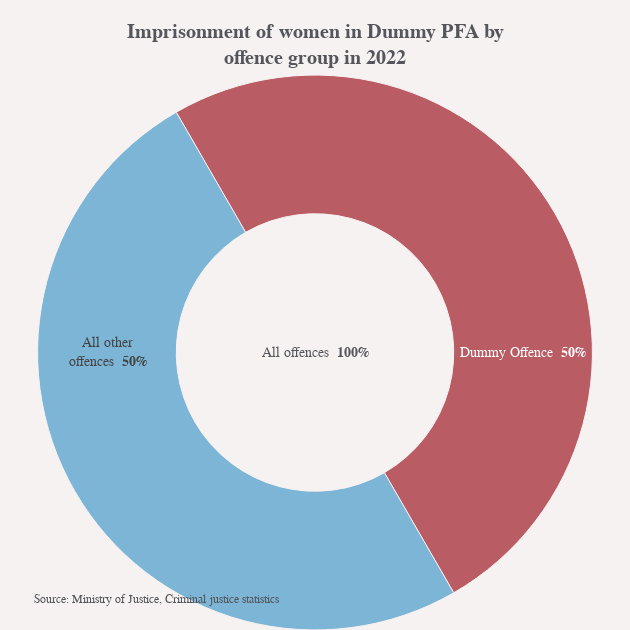

Notebook source saved alongside this figure:
### Markdown cell above
Let's try to use some dummy data and see whether that renders as expected.

### Code cell
dummy_chart = custody_offences.dummy_chart()
dummy_chart

### Figure 1 — Plotly figure (JSON) as saved in the notebook; plotly's stock layout.template omitted (floating-point values rounded to 4 significant figures)
{"data": [{"branchvalues": "total", "domain": {"column": 0, "row": 0}, "hoverinfo": "label+percent parent", "hovertemplate": "<b>%{label}</b><br>%{percentParent: .0%} of %{parent}<extra></extra>", "insidetextorientation": "radial", "labels": ["Dummy Offence", "All other<br>offences"], "parents": ["All offences", "All offences"], "rotation": -60, "sort": false, "texttemplate": "%{label} <b>%{percentRoot: .0%}</b>", "type": "sunburst", "values": [0.5, 0.5]}], "layout": {"annotations": [{"font": {"size": 12}, "showarrow": false, "text": "Source: Ministry of Justice, Criminal justice statistics", "x": 0.05, "xanchor": "left", "xref": "paper", "y": 0.07, "yanchor": "top", "yref": "paper"}], "height": 630, "margin": {"b": 0, "l": 0, "r": 0, "t": 75}, "title": {"text": "<b>Imprisonment of women in Dummy PFA by<br>offence group in 2022</b>", "y": 0.94, "yanchor": "bottom"}, "width": 630}}
